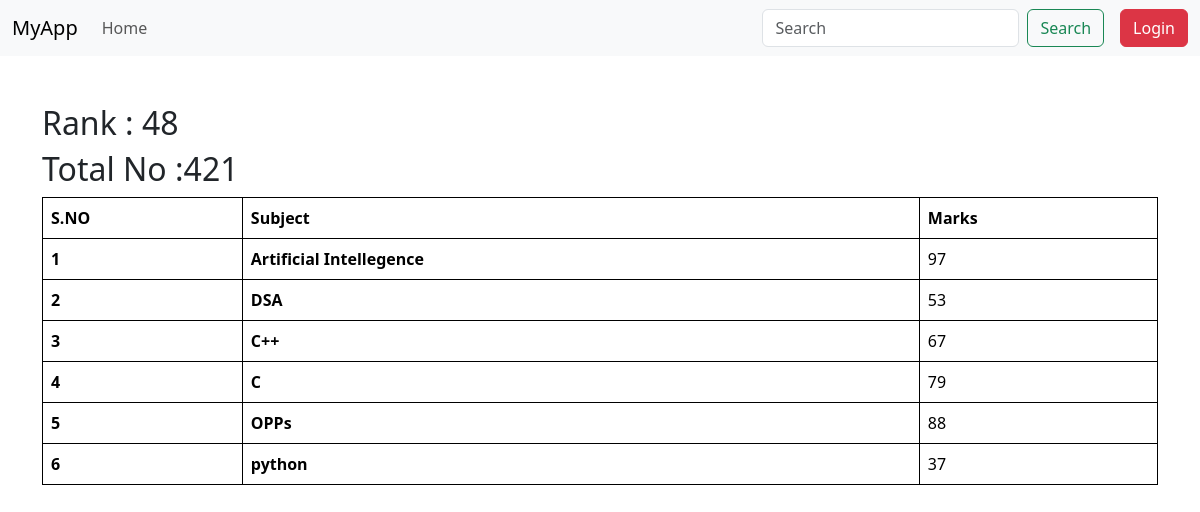
Page /marks/STU621/ on the committed database.
### vege/models.py (models this page shows, shortened)
class SubjectMark(models.Model):
    student=models.ForeignKey(Student, related_name="studentmark", on_delete=models.CASCADE)
    subject=models.ForeignKey(Subject,  on_delete=models.CASCADE)
    marks= models.IntegerField()

class Subject(models.Model):
    subject_name=models.CharField(max_length=100)

### vege/views.py (the view)
# urls.py: path('marks/<student_id>/', See_Mark ,  name='marks'),
def See_Mark(request, student_id):
    queryset = SubjectMark.objects.filter(student__student_id__student_id=student_id)
    total_mark=queryset.aggregate(total_marks=Sum('marks'))
    ranks= Student.objects.annotate(marks=Sum("studentmark__marks")).order_by("marks")
    current_rank=-1
    i=1
    for rank in ranks :
        if student_id==rank.student_id.student_id:
            current_rank=i
            break
        i=i+1
    return render(request, 'mark.html', {'queryset': queryset,'total_mark':total_mark,'current_rank':current_rank})

### vege/models.py (called while the page is built)
    def get_queryset(self) :
        return super().get_queryset().filter(is_deleted=False)

### vege/templates/mark.html
{% extends "base.html" %}
{% block start %}
<div class="container mt-5 mb-4">
    <h2>Rank : {{current_rank}}</h2>
    <h2>Total No :{{total_mark.total_marks}}</h2>
    <table class="table p-4">
        <thead>
            <tr>
                <th scope="col">S.NO</th>
                <th scope="col">Subject</th>
                <th scope="col">Marks</th>
            </tr>
        </thead>
        <tbody>
            {% for mark in queryset %}
            <tr>
                <th scope="row">{{ forloop.counter }}</th>
                <td><b>{{ mark.subject.subject_name }}</b></td>
                <td>{{ mark.marks }}</td>
            </tr>
            {% empty %}
            <tr>
                <td colspan="3">No marks found for this student.</td>
            </tr>
            {% endfor %}
        </tbody>
    </table>
</div>
{% endblock %}

### home/templates/base.html (style rules this page uses)
table, th, td { border: 1px solid black; border-collapse: collapse; }

### rows in the picture
SubjectMark: subject.subject_name "Artificial Intellegence", marks "97"
SubjectMark: subject.subject_name "DSA", marks "53"
SubjectMark: subject.subject_name "C++", marks "67"
SubjectMark: subject.subject_name "C", marks "79"
SubjectMark: subject.subject_name "OPPs", marks "88"
SubjectMark: subject.subject_name "python", marks "37"

### other values in the picture
{{ current_rank }} "48"
{{ total_mark.total_marks }} "421"
